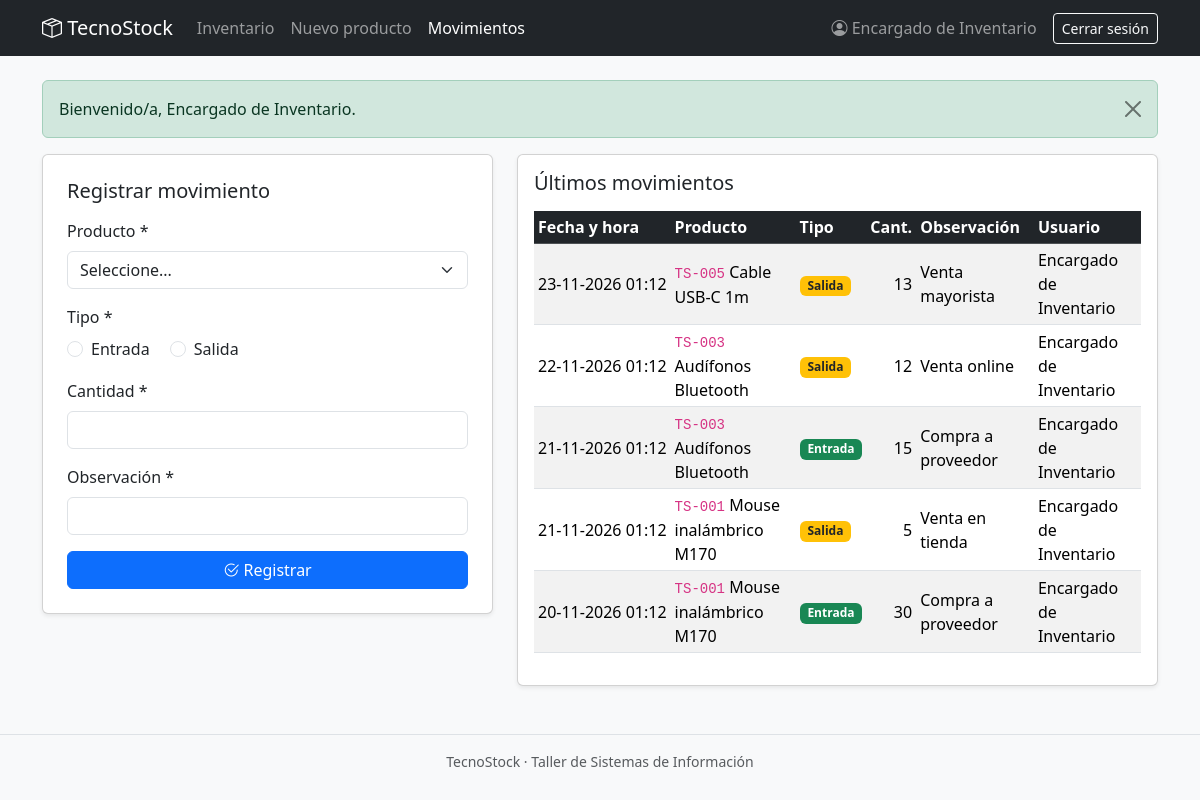
Screenshot of /movimientos.php (signed in) with the database file from the repository.
### tables this page shows
CREATE TABLE movimientos (
  id_movimiento INT UNSIGNED NOT NULL AUTO_INCREMENT,
  fecha_hora    DATETIME NOT NULL DEFAULT CURRENT_TIMESTAMP,
  tipo          VARCHAR(10) NOT NULL,
  cantidad      INT NOT NULL,
  observacion   VARCHAR(255) NOT NULL,
  id_producto   INT UNSIGNED NOT NULL,
  id_usuario    INT UNSIGNED NOT NULL,
  CONSTRAINT pk_movimientos PRIMARY KEY (id_movimiento),
  CONSTRAINT fk_mov_producto FOREIGN KEY (id_producto)
    REFERENCES productos (id_producto) ON DELETE RESTRICT ON UPDATE CASCADE,
  CONSTRAINT fk_mov_usuario FOREIGN KEY (id_usuario)
    REFERENCES usuarios (id_usuario) ON DELETE RESTRICT ON UPDATE CASCADE,
  CONSTRAINT ck_mov_tipo CHECK (tipo IN ('entrada','salida')),
  CONSTRAINT ck_mov_cantidad CHECK (cantidad > 0)
);

CREATE TABLE productos (
  id_producto  INT UNSIGNED NOT NULL AUTO_INCREMENT,
  codigo       VARCHAR(30)  NOT NULL,
  nombre       VARCHAR(100) NOT NULL,
  descripcion  VARCHAR(255) NULL,
  precio       DECIMAL(10,2) NOT NULL DEFAULT 0,
  stock_actual INT NOT NULL DEFAULT 0,
  stock_minimo INT NOT NULL DEFAULT 0,
  estado       TINYINT(1)   NOT NULL DEFAULT 1 COMMENT '1=activo, 0=inactivo (borrado logico)',
  id_categoria INT UNSIGNED NOT NULL,
  CONSTRAINT pk_productos PRIMARY KEY (id_producto),
  CONSTRAINT uq_productos_codigo UNIQUE (codigo),
  CONSTRAINT fk_productos_categoria FOREIGN KEY (id_categoria)
    REFERENCES categorias (id_categoria) ON DELETE RESTRICT ON UPDATE CASCADE,
  CONSTRAINT ck_productos_precio CHECK (precio >= 0),
  CONSTRAINT ck_productos_stock_actual CHECK (stock_actual >= 0),
  CONSTRAINT ck_productos_stock_minimo CHECK (stock_minimo >= 0),
  CONSTRAINT ck_productos_estado CHECK (estado IN (0,1))
);

CREATE TABLE usuarios (
  id_usuario INT UNSIGNED NOT NULL AUTO_INCREMENT,
  nombre     VARCHAR(100) NOT NULL,
  correo     VARCHAR(120) NOT NULL,
  clave      VARCHAR(255) NOT NULL COMMENT 'Hash bcrypt (password_hash)',
  estado     TINYINT(1)   NOT NULL DEFAULT 1 COMMENT '1=activo, 0=inactivo',
  CONSTRAINT pk_usuarios PRIMARY KEY (id_usuario),
  CONSTRAINT uq_usuarios_correo UNIQUE (correo),
  CONSTRAINT ck_usuarios_estado CHECK (estado IN (0,1))
);

### includes/funciones.php (called while the page is built, shortened)
<?php
function e(?string $valor): string
{
    return htmlspecialchars((string) $valor, ENT_QUOTES, 'UTF-8');
}

### movimientos.php (the view, shortened to what this page needs)
<?php
$pdo = obtener_conexion();
$errores = [];
$datos = [
    'id_producto' => ctype_digit((string) ($_GET['id_producto'] ?? '')) ? (string) $_GET['id_producto'] : '',
    'tipo'        => in_array($_GET['tipo'] ?? '', ['entrada', 'salida'], true) ? (string) $_GET['tipo'] : '',
    'cantidad'    => '',
    'observacion' => '',
];
try {
    $historial = $pdo->query(
        'SELECT m.fecha_hora, m.tipo, m.cantidad, m.observacion, p.codigo, p.nombre AS producto, u.nombre AS usuario
           FROM movimientos m
           INNER JOIN productos p ON p.id_producto = m.id_producto
           INNER JOIN usuarios u ON u.id_usuario = m.id_usuario
          ORDER BY m.fecha_hora DESC, m.id_movimiento DESC LIMIT 20'
    )->fetchAll();
} catch (PDOException $ex) {
    error_log($ex->getMessage());
    http_response_code(500);
    exit('Error al cargar los movimientos.');
}
require __DIR__ . '/includes/header.php';
?>
<div class="row g-4">
  <div class="col-lg-5">
    <div class="card shadow-sm">
      <div class="card-body p-4">
        <h1 class="h5 mb-3">Registrar movimiento</h1>
        <form method="post" id="form-movimiento" novalidate>
          <div class="mb-3">
            <label for="id_producto" class="form-label">Producto *</label>
            <select class="form-select <?= isset($errores['id_producto']) ? 'is-invalid' : '' ?>" id="id_producto" name="id_producto">
              <option value="">Seleccione...</option>
            </select>
          </div>
          <div class="mb-3">
            <label class="form-label d-block">Tipo *</label>
            <div class="form-check form-check-inline">
              <input class="form-check-input" type="radio" name="tipo" id="tipo_entrada" value="entrada" <?= $datos['tipo'] === 'entrada' ? 'checked' : '' ?>>
              <label class="form-check-label" for="tipo_entrada">Entrada</label>
            </div>
            <div class="form-check form-check-inline">
              <input class="form-check-input" type="radio" name="tipo" id="tipo_salida" value="salida" <?= $datos['tipo'] === 'salida' ? 'checked' : '' ?>>
              <label class="form-check-label" for="tipo_salida">Salida</label>
            </div>
          </div>
          <div class="mb-3">
            <label for="cantidad" class="form-label">Cantidad *</label>
            <input type="number" step="1" class="form-control <?= isset($errores['cantidad']) ? 'is-invalid' : '' ?>" id="cantidad" name="cantidad" value="<?= e($datos['cantidad']) ?>">
          </div>
          <div class="mb-3">
            <label for="observacion" class="form-label">Observación *</label>
            <input type="text" maxlength="255" class="form-control <?= isset($errores['observacion']) ? 'is-invalid' : '' ?>" id="observacion" name="observacion" value="<?= e($datos['observacion']) ?>">
          </div>
          <button class="btn btn-primary w-100" type="submit"><i class="bi bi-check2-circle"></i> Registrar</button>
        </form>
      </div>
    </div>
  </div>
  <div class="col-lg-7">
    <div class="card shadow-sm">
      <div class="card-body">
        <h2 class="h5 mb-3">Últimos movimientos</h2>
        <div class="table-responsive">
          <table class="table table-sm table-striped align-middle">
            <thead class="table-dark"><tr><th>Fecha y hora</th><th>Producto</th><th>Tipo</th><th class="text-end">Cant.</th><th>Observación</th><th>Usuario</th></tr></thead>
            <tbody>
            <?php foreach ($historial as $m): ?>
              <tr>
                <td class="text-nowrap"><?= e(date('d-m-Y H:i', strtotime($m['fecha_hora']))) ?></td>
                <td><code><?= e($m['codigo']) ?></code> <?= e($m['producto']) ?></td>
                <td><span class="badge <?= $m['tipo'] === 'entrada' ? 'bg-success' : 'bg-warning text-dark' ?>"><?= e(ucfirst($m['tipo'])) ?></span></td>
                <td class="text-end"><?= (int) $m['cantidad'] ?></td>
                <td><?= e($m['observacion']) ?></td>
                <td><?= e($m['usuario']) ?></td>
              </tr>
            <?php endforeach; ?>
            </tbody>
          </table>
        </div>
      </div>
    </div>
  </div>
</div>
<?php require __DIR__ . '/includes/footer.php'; ?>

### rows the page displays
movimientos: fecha_hora "23-11-2026 01:12", id_producto.codigo "TS-005", id_producto.nombre "Cable USB-C 1m", tipo "Salida", cantidad "13", observacion "Venta mayorista", id_usuario.nombre "Encargado de Inventario"
movimientos: fecha_hora "22-11-2026 01:12", id_producto.codigo "TS-003", id_producto.nombre "Audífonos Bluetooth", tipo "Salida", cantidad "12", observacion "Venta online", id_usuario.nombre "Encargado de Inventario"
movimientos: fecha_hora "21-11-2026 01:12", id_producto.codigo "TS-003", id_producto.nombre "Audífonos Bluetooth", tipo "Entrada", cantidad "15", observacion "Compra a proveedor", id_usuario.nombre "Encargado de Inventario"
movimientos: fecha_hora "21-11-2026 01:12", id_producto.codigo "TS-001", id_producto.nombre "Mouse inalámbrico M170", tipo "Salida", cantidad "5", observacion "Venta en tienda", id_usuario.nombre "Encargado de Inventario"
movimientos: fecha_hora "20-11-2026 01:12", id_producto.codigo "TS-001", id_producto.nombre "Mouse inalámbrico M170", tipo "Entrada", cantidad "30", observacion "Compra a proveedor", id_usuario.nombre "Encargado de Inventario"

### other values shown
$_SESSION['nombre'] "Encargado de Inventario"
$m['texto'] "Bienvenido/a, Encargado de Inventario."
